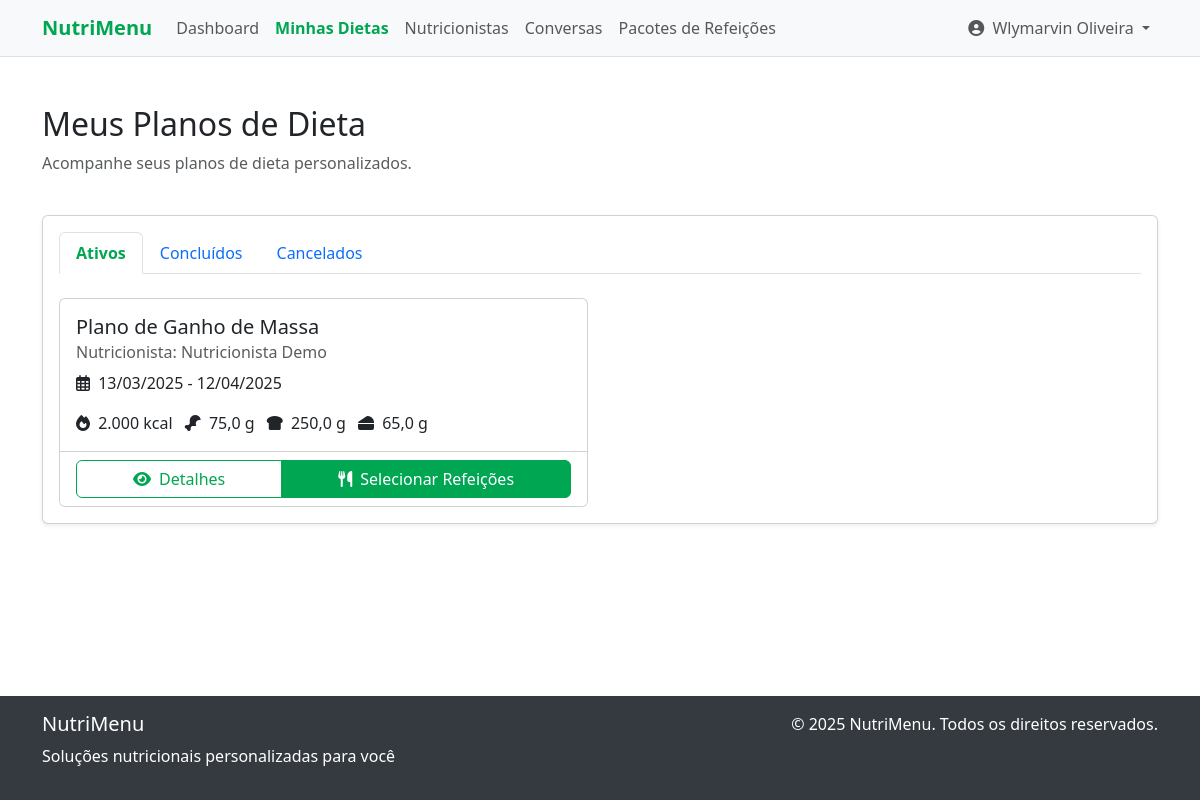
Page /diets (signed in) on the committed database.
### tables this page shows
CREATE TABLE diet_plans (
    id INTEGER PRIMARY KEY AUTOINCREMENT,
    nutritionist_id INTEGER NOT NULL,
    user_id INTEGER NOT NULL,
    name TEXT NOT NULL,
    start_date DATE NOT NULL,
    end_date DATE NOT NULL,
    daily_calories REAL,
    daily_protein REAL, -- in g
    daily_carbs REAL, -- in g
    daily_fat REAL, -- in g
    notes TEXT,
    status TEXT DEFAULT 'active', -- 'active', 'completed', 'canceled'
    created_at DATETIME DEFAULT CURRENT_TIMESTAMP,
    updated_at DATETIME DEFAULT CURRENT_TIMESTAMP,
    FOREIGN KEY (nutritionist_id) REFERENCES nutritionist_profiles(id) ON DELETE CASCADE,
    FOREIGN KEY (user_id) REFERENCES users(id) ON DELETE CASCADE
);

CREATE TABLE users (
    id INTEGER PRIMARY KEY AUTOINCREMENT,
    name TEXT NOT NULL,
    email TEXT NOT NULL UNIQUE,
    password TEXT NOT NULL,
    role TEXT NOT NULL DEFAULT 'user', -- 'admin', 'nutritionist', 'restaurant', 'user'
    created_at DATETIME DEFAULT CURRENT_TIMESTAMP,
    updated_at DATETIME DEFAULT CURRENT_TIMESTAMP
);

### src/controllers/DietController.php (called while the page is built, shortened)
<?php
require_once __DIR__ . '/../models/DietPlan.php';
require_once __DIR__ . '/../models/Meal.php';
require_once __DIR__ . '/../utils/Auth.php';
require_once __DIR__ . '/../utils/Formatter.php';
class DietController {
    private $dietPlanModel;
    private $auth;
    public function __construct() {
        $this->dietPlanModel = new DietPlan();
        $this->auth = Auth::getInstance();
    }
    public function index() {
        $userId = $this->auth->getUserId();
        $dietPlans = $this->dietPlanModel->getByUserId($userId);
        view('diet/index', [
            'dietPlans' => $dietPlans
        ]);
    }
}

### public/index.php (called while the page is built, shortened)
<?php
$controllerFiles = glob(__DIR__ . '/../src/controllers/*.php');
foreach ($controllerFiles as $controller) {
    require_once $controller;
}
$route = getCurrentRoute();
list($controller, $method) = explode('::', $routes[$route]);
$controller = new $controller();
$controller->$method();

### src/config/database.php (called while the page is built, shortened)
<?php
class Database
{
    private static $instance = null;
    private $conn;
    private function __construct()
    {
        $dbPath = __DIR__ . '/../../database/nutrition.db';
        try {
            $this->conn = new SQLite3($dbPath);
            $this->conn->enableExceptions(true);
        } catch (Exception $e) {
            die("Database connection error: " . $e->getMessage());
        }
    }
    public static function getInstance()
    {
        if (self::$instance === null) {
            self::$instance = new self();
        }
        return self::$instance;
    }
    public function query($sql, $params = [])
    {
        try {
            $stmt = $this->conn->prepare($sql);
            if (!empty($params)) {
                foreach ($params as $param => $value) {
                    if (is_int($value)) {
                        $stmt->bindValue($param, $value, SQLITE3_INTEGER);
                    } else if (is_float($value)) {
                        $stmt->bindValue($param, $value, SQLITE3_FLOAT);
                    } else if (is_null($value)) {
                        $stmt->bindValue($param, null, SQLITE3_NULL);
                    } else {
                        $stmt->bindValue($param, $value, SQLITE3_TEXT);
                    }
                }
            }
            $result = $stmt->execute();
            return $result;
        } catch (Exception $e) {
            die("Query execution error: " . $e->getMessage());
        }
    }
    public function fetchAll($sql, $params = [])
    {
        $result = $this->query($sql, $params);
        $rows = [];
        while ($row = $result->fetchArray(SQLITE3_ASSOC)) {
            $rows[] = $row;
        }
        return $rows;
    }
}

### src/utils/Auth.php (called while the page is built, shortened)
<?php
class Auth {
    private static $instance = null;
    public static function getInstance() {
        if (self::$instance === null) {
            self::$instance = new self();
        }
        return self::$instance;
    }
    public function getUserId() {
        return isset($_SESSION['user_id']) ? $_SESSION['user_id'] : null;
    }
}

### src/models/DietPlan.php (called while the page is built, shortened)
<?php
require_once __DIR__ . '/../config/database.php';
class DietPlan {
    private $db;
    public function __construct() {
        $this->db = Database::getInstance();
    }
    public function getByUserId($userId, $status = null) {
        $sql = "SELECT dp.*, n.user_id as nutritionist_user_id, u.name as nutritionist_name
                FROM diet_plans dp
                JOIN nutritionist_profiles n ON dp.nutritionist_id = n.id
                JOIN users u ON n.user_id = u.id
                WHERE dp.user_id = :user_id";
        $params = [':user_id' => $userId];
        $sql .= " ORDER BY dp.start_date DESC";
        return $this->db->fetchAll($sql, $params);
    }
}

### src/utils/Formatter.php (called while the page is built, shortened)
<?php
class Formatter {
    public static function formatDate($date) {
        $timestamp = is_numeric($date) ? $date : strtotime($date);
        return date('d/m/Y', $timestamp);
    }
    public static function formatCalories($value) {
        return number_format($value, 0, ',', '.') . ' kcal';
    }
    public static function formatNutrient($value) {
        return number_format($value, 1, ',', '.') . ' g';
    }
}

### src/views/diet/index.php (the view, shortened to what this page needs)
<div class="container my-5">
    <div class="row mb-4">
        <div class="col">
            <h2>Meus Planos de Dieta</h2>
            <p class="text-muted">Acompanhe seus planos de dieta personalizados.</p>
        </div>
    </div>
    <div class="row">
        <div class="col-12">
            <div class="card shadow-sm">
                <div class="card-body">
                    <?php if (empty($dietPlans)): ?>
                        <div class="text-center py-5">
                            <i class="fas fa-utensils fa-3x text-muted mb-3"></i>
                            <h5>Nenhum plano de dieta encontrado</h5>
                            <p class="text-muted">Entre em contato com um nutricionista para criar seu plano de dieta personalizado.</p>
                            <a href="/nutritionists" class="btn btn-primary mt-2">
                                <i class="fas fa-search me-2"></i> Encontrar Nutricionistas
                            </a>
                        </div>
                    <?php else: ?>
                        <ul class="nav nav-tabs mb-4" id="dietTabs" role="tablist">
                            <li class="nav-item" role="presentation">
                                <button class="nav-link active" id="active-tab" data-bs-toggle="tab" data-bs-target="#active" type="button" role="tab" aria-controls="active" aria-selected="true">
                                    Ativos
                                </button>
                            </li>
                            <li class="nav-item" role="presentation">
                                <button class="nav-link" id="completed-tab" data-bs-toggle="tab" data-bs-target="#completed" type="button" role="tab" aria-controls="completed" aria-selected="false">
                                    Concluídos
                                </button>
                            </li>
                            <li class="nav-item" role="presentation">
                                <button class="nav-link" id="canceled-tab" data-bs-toggle="tab" data-bs-target="#canceled" type="button" role="tab" aria-controls="canceled" aria-selected="false">
                                    Cancelados
                                </button>
                            </li>
                        </ul>
                        <div class="tab-content" id="dietTabsContent">
                            <div class="tab-pane fade show active" id="active" role="tabpanel" aria-labelledby="active-tab">
                                <?php
                                $activePlans = array_filter($dietPlans, function($plan) {
                                    return $plan['status'] === 'active';
                                });
                                ?>
                                <?php if (empty($activePlans)): ?>
                                    <p class="text-center text-muted my-4">Você não possui planos de dieta ativos no momento.</p>
                                <?php else: ?>
                                    <div class="row row-cols-1 row-cols-md-2 g-4">
                                        <?php foreach ($activePlans as $plan): ?>
                                            <div class="col">
                                                <div class="card h-100">
                                                    <div class="card-body">
                                                        <h5 class="card-title"><?= $plan['name'] ?></h5>
                                                        <h6 class="card-subtitle mb-2 text-muted">Nutricionista: <?= $plan['nutritionist_name'] ?></h6>
                                                        <p class="card-text">
                                                            <i class="far fa-calendar-alt me-1"></i> <?= Formatter::formatDate($plan['start_date']) ?> - <?= Formatter::formatDate($plan['end_date']) ?>
                                                        </p>
                                                        <p class="card-text">
                                                            <i class="fas fa-fire me-1"></i> <?= Formatter::formatCalories($plan['daily_calories']) ?>
                                                            <i class="fas fa-drumstick-bite ms-2 me-1"></i> <?= Formatter::formatNutrient($plan['daily_protein']) ?>
                                                            <i class="fas fa-bread-slice ms-2 me-1"></i> <?= Formatter::formatNutrient($plan['daily_carbs']) ?>
                                                            <i class="fas fa-cheese ms-2 me-1"></i> <?= Formatter::formatNutrient($plan['daily_fat']) ?>
                                                        </p>
                                                    </div>
                                                    <div class="card-footer bg-white">
                                                        <div class="btn-group w-100">
                                                            <a href="/diets/view?id=<?= $plan['id'] ?>" class="btn btn-outline-primary">
                                                                <i class="fas fa-eye me-1"></i> Detalhes
                                                            </a>
                                                            <a href="/diets/meals?date=<?= date('Y-m-d') ?>" class="btn btn-primary">
                                                                <i class="fas fa-utensils me-1"></i> Selecionar Refeições
                                                            </a>
                                                        </div>
                                                    </div>
                                                </div>
                                            </div>
                                        <?php endforeach; ?>
                                    </div>
                                <?php endif; ?>
                            </div>
                        </div>
                    <?php endif; ?>
                </div>
            </div>
        </div>
    </div>
</div>

### public/css/styles.css (style rules this page uses)
:root { --primary-color: #00a651; --secondary-color: #007bff; --dark-color: #343a40; --light-color: #f8f9fa; }
body { font-family: 'Segoe UI', Tahoma, Geneva, Verdana, sans-serif; min-height: 100vh; display: flex; flex-direction: column; }
.btn-primary { background-color: var(--primary-color); border-color: var(--primary-color); }
.btn-outline-primary { color: var(--primary-color); border-color: var(--primary-color); }
.nav-link.active { color: var(--primary-color) !important; font-weight: bold; }

### rows in the picture
diet_plans: name "Plano de Ganho de Massa", users.name "Nutricionista Demo", start_date "13/03/2025", end_date "12/04/2025", daily_calories "2.000 kcal", daily_protein "75,0 g", daily_carbs "250,0 g", daily_fat "65,0 g"

### other values in the picture
APP_NAME "NutriMenu"
$currentUser['name'] "Wlymarvin Oliveira"
